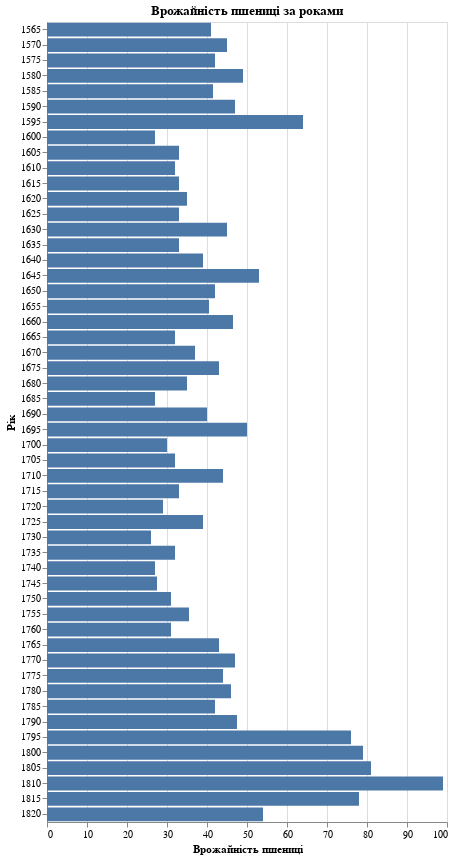

Notebook source saved alongside this figure:
### Markdown cell above
2. Створіть горизонтальну діаграму з мітками на основі даних про врожайність пшениці (data.wheat())
за допомогою бібліотеки  Altair. Задайте вісь x для врожайності пшениці, вісь y для років,
а текстові мітки відображайте значення врожайності пшениці на відповідних роках.

### Code cell
wheat_data = data.wheat()

chart = alt.Chart(wheat_data).mark_bar().encode(
    y=alt.Y('year:N', title='Рік'),
    x=alt.X('wheat:Q', title='Врожайність пшениці'),
    text='wheat:Q'
).properties(
    width=400,
    height=800,
    title='Врожайність пшениці за роками'
)

chart

### Figure 1 — Vega-Lite specification as saved in the notebook (floating-point values rounded to 4 significant figures)
{"config": {"view": {"continuousWidth": 300, "continuousHeight": 300}}, "data": {"name": "data-76d1ce26ea5761007c35827e1564d86c"}, "mark": {"type": "bar"}, "encoding": {"text": {"field": "wheat", "type": "quantitative"}, "x": {"field": "wheat", "title": "Врожайність пшениці", "type": "quantitative"}, "y": {"field": "year", "title": "Рік", "type": "nominal"}}, "height": 800, "title": "Врожайність пшениці за роками", "width": 400, "$schema": "https://vega.github.io/schema/vega-lite/v5.15.1.json", "datasets": {"data-76d1ce26ea5761007c35827e1564d86c": [{"year": 1565, "wheat": 41.0, "wages": 5.0}, {"year": 1570, "wheat": 45.0, "wages": 5.05}, {"year": 1575, "wheat": 42.0, "wages": 5.08}, {"year": 1580, "wheat": 49.0, "wages": 5.12}, {"year": 1585, "wheat": 41.5, "wages": 5.15}, {"year": 1590, "wheat": 47.0, "wages": 5.25}, {"year": 1595, "wheat": 64.0, "wages": 5.54}, {"year": 1600, "wheat": 27.0, "wages": 5.61}, {"year": 1605, "wheat": 33.0, "wages": 5.69}, {"year": 1610, "wheat": 32.0, "wages": 5.78}, {"year": 1615, "wheat": 33.0, "wages": 5.94}, {"year": 1620, "wheat": 35.0, "wages": 6.01}, {"year": 1625, "wheat": 33.0, "wages": 6.12}, {"year": 1630, "wheat": 45.0, "wages": 6.22}, {"year": 1635, "wheat": 33.0, "wages": 6.3}, {"year": 1640, "wheat": 39.0, "wages": 6.37}, {"year": 1645, "wheat": 53.0, "wages": 6.45}, {"year": 1650, "wheat": 42.0, "wages": 6.5}, {"year": 1655, "wheat": 40.5, "wages": 6.6}, {"year": 1660, "wheat": 46.5, "wages": 6.75}, {"year": 1665, "wheat": 32.0, "wages": 6.8}, {"year": 1670, "wheat": 37.0, "wages": 6.9}, {"year": 1675, "wheat": 43.0, "wages": 7.0}, {"year": 1680, "wheat": 35.0, "wages": 7.3}, {"year": 1685, "wheat": 27.0, "wages": 7.6}, {"year": 1690, "wheat": 40.0, "wages": 8.0}, {"year": 1695, "wheat": 50.0, "wages": 8.5}, {"year": 1700, "wheat": 30.0, "wages": 9.0}, {"year": 1705, "wheat": 32.0, "wages": 10.0}, {"year": 1710, "wheat": 44.0, "wages": 11.0}, {"year": 1715, "wheat": 33.0, "wages": 11.75}, {"year": 1720, "wheat": 29.0, "wages": 12.5}, {"year": 1725, "wheat": 39.0, "wages": 13.0}, {"year": 1730, "wheat": 26.0, "wages": 13.3}, {"year": 1735, "wheat": 32.0, "wages": 13.6}, {"year": 1740, "wheat": 27.0, "wages": 14.0}, {"year": 1745, "wheat": 27.5, "wages": 14.5}, {"year": 1750, "wheat": 31.0, "wages": 15.0}, {"year": 1755, "wheat": 35.5, "wages": 15.7}, {"year": 1760, "wheat": 31.0, "wages": 16.5}, {"year": 1765, "wheat": 43.0, "wages": 17.6}, {"year": 1770, "wheat": 47.0, "wages": 18.5}, {"year": 1775, "wheat": 44.0, "wages": 19.5}, {"year": 1780, "wheat": 46.0, "wages": 21.0}, {"year": 1785, "wheat": 42.0, "wages": 23.0}, {"year": 1790, "wheat": 47.5, "wages": 25.5}, {"year": 1795, "wheat": 76.0, "wages": 27.5}, {"year": 1800, "wheat": 79.0, "wages": 28.5}, {"year": 1805, "wheat": 81.0, "wages": 29.5}, {"year": 1810, "wheat": 99.0, "wages": 30.0}, {"year": 1815, "wheat": 78.0, "wages": null}, {"year": 1820, "wheat": 54.0, "wages": null}]}}
